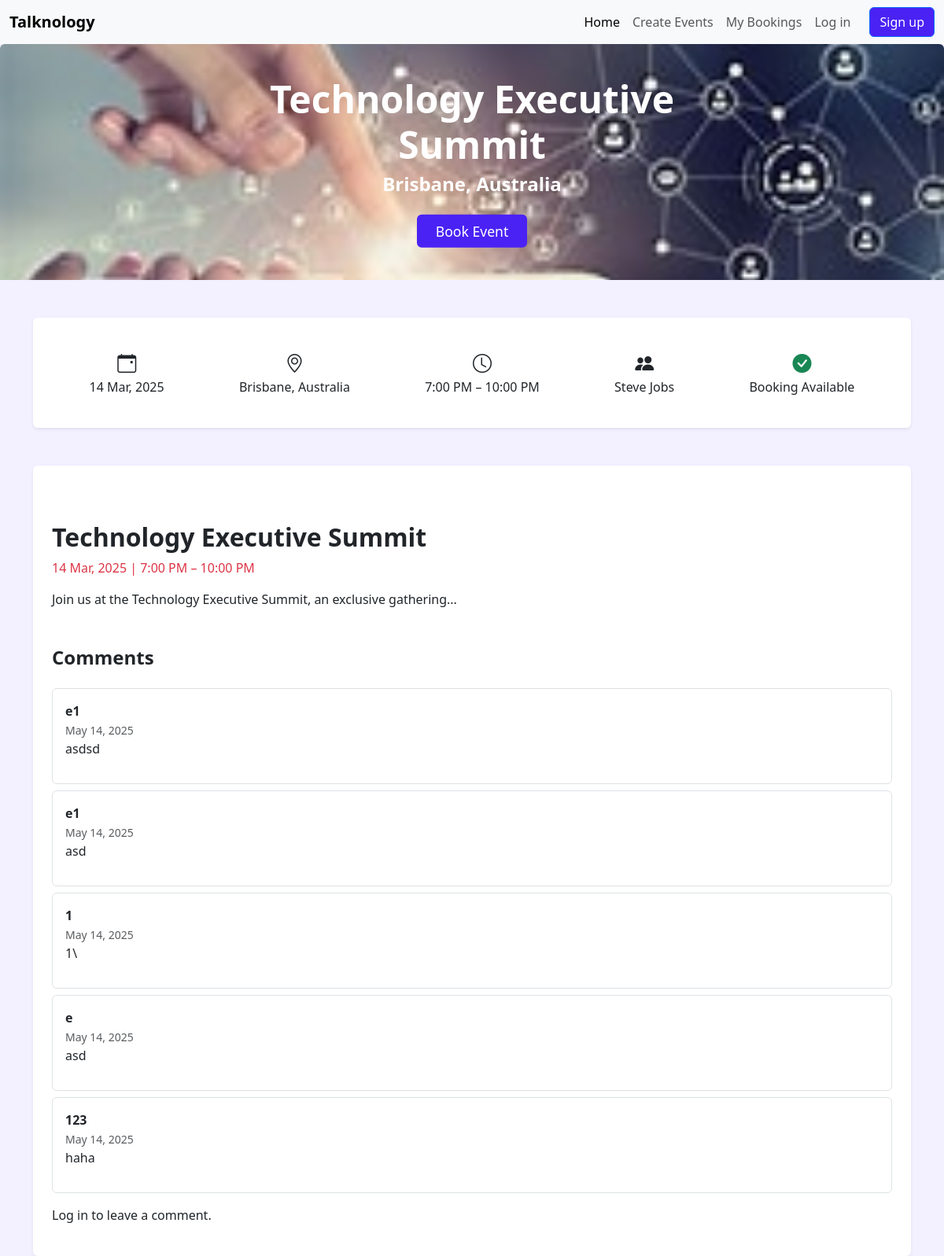
Screenshot of /event/1 with the database file from the repository.
### databaseCreator.py (models this page shows)
class User(db.Model):
    user_id = db.Column(db.Integer, primary_key=True)
    username = db.Column(db.String(100), nullable=False, unique=True)
    email = db.Column(db.String(120), nullable=False, unique=True)
    password = db.Column(db.String(100), nullable=False)
    events = db.relationship('Event', backref='owner', lazy=True)
    bookings = db.relationship('Booking', backref='user', lazy=True)
    comments = db.relationship('Comment', backref='user', lazy=True)

class Comment(db.Model):
    comment_id = db.Column(db.Integer, primary_key=True)
    content = db.Column(db.Text, nullable=False)
    user_id = db.Column(db.Integer, db.ForeignKey('user.user_id'), nullable=False)
    event_id = db.Column(db.Integer, db.ForeignKey('event.event_id'), nullable=False)
    date_posted = db.Column(db.DateTime, default=datetime.utcnow)

### eventDetail.py (the view, shortened to what this page needs)
    @app.route('/event/<event_id>', methods=['GET', 'POST'])
    def event_detail(event_id):
        form = CommentForm()
        event = events.get(event_id)
        if not event:
            return "Event not found", 404
        db_comments = DBComment.query.filter_by(
            event_id=int(event_id)
        ).all()
        comments = [
            Comment(c.user.username, c.content, c.date_posted.strftime("%b %d, %Y"))
            for c in db_comments
        ]
        return render_template(
            'eventDetail.html',
            event     = event,
            comments  = comments,
            form      = form,
            can_comment = ('user_id' in session)
        )

### eventDetail.py (called while the page is built, shortened)
def init_eventDetail(app):
    @app.route('/event/<event_id>', methods=['GET', 'POST'])
    def event_detail(event_id):
        form = CommentForm()
        event = events.get(event_id)
        if not event:
            return "Event not found", 404
        db_comments = DBComment.query.filter_by(
            event_id=int(event_id)
        ).all()
        comments = [
            Comment(c.user.username, c.content, c.date_posted.strftime("%b %d, %Y"))
            for c in db_comments
        ]
        return render_template(
            'eventDetail.html',
            event     = event,
            comments  = comments,
            form      = form,
            can_comment = ('user_id' in session)
        )

### Templates/eventDetail.html (shortened to what this page needs)
<!DOCTYPE html>
<html lang="en">
<head>
  <link href="https://cdn.jsdelivr.net/npm/bootstrap@5.3.3/dist/css/bootstrap.min.css" rel="stylesheet">
  <link href="https://cdn.jsdelivr.net/npm/bootstrap-icons@1.10.5/font/bootstrap-icons.css" rel="stylesheet">
  <link rel="stylesheet" href="{{ url_for('static', filename='style/eventDetail.css') }}">
</head>
<body class="bg-light-purple">
  <nav class="navbar navbar-expand-lg bg-body-tertiary">
    <div class="container-fluid">
      <a class="navbar-brand fw-bold" href="/">Talknology</a>
      <div class="collapse navbar-collapse justify-content-end" id="navbarNav">
        <ul class="navbar-nav me-3">
          <li class="nav-item"><a class="nav-link active" href="index.html">Home</a></li>
          <li class="nav-item"><a class="nav-link" href="/createEvents.html">Create Events</a></li>
          <li class="nav-item"><a class="nav-link" href="/myBooking.html">My Bookings</a></li>
            {% if session.user_id %}
    <li class="nav-item">
      <a class="nav-link" href="/logout">Log out</a>
    </li>
  {% else %}
    <li class="nav-item">
      <a class="nav-link" href="/logIn.html">Log in</a>
    </li>
  {% endif %}
        </ul>
        <a class="btn btn-primary signup-btn" href="/Register.html">Sign up</a>
      </div>
    </div>
  </nav>
  <div class="position-relative text-white text-center">
    <img src="{{ url_for('static', filename=event.image) }}" class="event-img" alt="Event Banner">
    <div class="position-absolute top-50 start-50 translate-middle">
      <h1 class="fw-bold display-5 text-shadow title">{{ event.title }}</h1>
      <h4 class="fw-semibold text-shadow">{{ event.city }}</h4>
      <a href="/checkOut.html" class="btn btn-primary mt-3 px-4 py-2 booking-btn">Book Event</a>
    </div>
  </div>
  <div class="container mt-5">
    <div class="bg-white rounded shadow-sm p-4 d-flex justify-content-around flex-wrap text-center">
      <div class="p-3">
        <i class="bi bi-calendar-event fs-4"></i>
        <p class="mb-0">{{ event.date }}</p>
      </div>
      <div class="p-3">
        <i class="bi bi-geo-alt fs-4"></i>
        <p class="mb-0">{{ event.city }}</p>
      </div>
      <div class="p-3">
        <i class="bi bi-clock fs-4"></i>
        <p class="mb-0">{{ event.time }}</p>
      </div>
      <div class="p-3">
        <i class="bi bi-people-fill fs-4"></i>
        <p class="mb-0">{{ event.speaker }}</p>
      </div>
      <div class="p-3">
        <i class="bi bi-check-circle-fill text-success fs-4"></i>
        <p class="mb-0">{{ event.status }}</p>
      </div>
    </div>
    <div class="container mt-5 bg-white rounded shadow-sm p-4">
      <div class="mt-5">
        <h2 class="fw-bold">{{ event.title }}</h2>
        <p class="text-danger">{{ event.date }} | {{ event.time }}</p>
        <p>{{ event.description }}</p>
      </div>
      <div class="mt-5">
        <div class="d-flex justify-content-between align-items-center mb-3">
          <h4 class="fw-bold">Comments</h4>
        </div>
        {% for comment in comments %}
          <div class="border rounded p-3 mb-2">
            <strong>{{ comment.user }}</strong><br/>
            <small class="text-muted">{{ comment.created_at }}</small>
            <p>{{ comment.text }}</p>
          </div>
        {% else %}
          <p>No comments yet.</p>
        {% endfor %}
        {% if session.get('user_id') %}
          <form method="POST" class="mt-3">
            {{ form.hidden_tag() }}
            <div class="mb-3">
              {{ form.text.label(class="form-label") }}
              {{ form.text(class="form-control", rows=3) }}
            </div>
            {{ form.submit(class="btn btn-primary comment-btn") }}
          </form>
        {% else %}
          <p class="mt-3">
            Log in to leave a comment.
          </p>
        {% endif %}
      </div>
    </div>
  </div>
</body>
</html>

### static/style/eventDetail.css (style rules this page uses)
body { background-color: #f3f0ff; }
.event-img { height: 300px; object-fit: cover; width: 100%; border-top-left-radius: 0.375rem; border-top-right-radius: 0.375rem; }
.signup-btn { background-color: #4A22F4; }
.booking-btn { padding: 0.5rem 2.5rem; font-size: 1.1rem; background-color: #4A22F4; border: none; }
.title { font-size: xxx-large; }

### rows the page displays
User: user "e1" "e1"
Comment: text "asdsd"
Comment: text "asd"
Comment: user "1", created_at "May 14, 2025", text "1\\"
Comment: user "e", created_at "May 14, 2025", text "asd"
User: user "123"
Comment: text "haha"

### other values shown
{{ event.title }} "Technology Executive Summit"
{{ event.city }} "Brisbane, Australia"
{{ event.date }} "14 Mar, 2025"
{{ event.time }} "7:00 PM – 10:00 PM"
{{ event.speaker }} "Steve Jobs"
{{ event.status }} "Booking Available"
{{ event.description }} "Join us at the Technology Executive Summit, an exclusive gathering..."
{{ comment.created_at }} "May 14, 2025" "May 14, 2025" "May 14, 2025"
